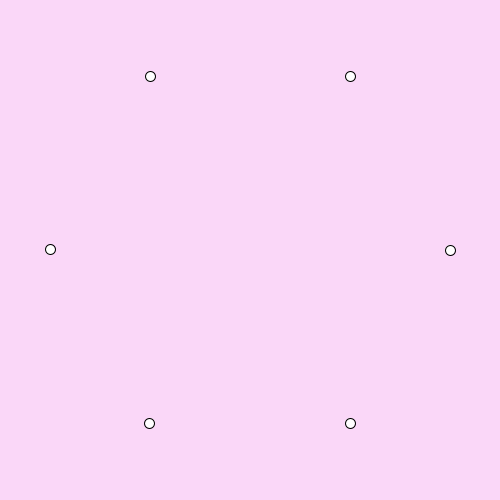
Frame 1 (no input)
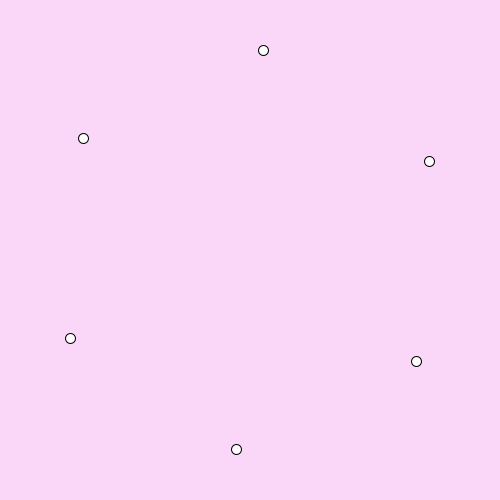
Frame 60 (the mouse pressed at the canvas centre just before this capture)
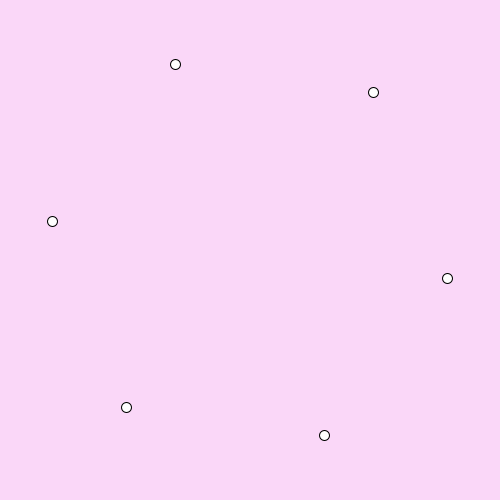
Frame 120 (the mouse held since frame 60 and released just before this capture)

The Processing sketch that drew these frames (run headless with seeded random() and noise(); from frame 60 on, the mouse is pressed at the canvas centre):

// Processing sketch: week12_1
// ── week12_1.pde
//week12-1 好玩的程式設計 三角函數(卡牌旋轉、地鼠冒出來)
void setup(){//設定
  size(500,500);//視窗大小
}
float a=0;//angle角度
void draw(){//畫圖(每秒60圖
  //float x=250+cos(a)*200,y=250+sin(a)*200;
  //ellipse(x,y,10,10)//x座標cos(a)y座標sin(a)
  //a+=0.01;角度慢慢增加
  background(#FAD7F8);
  for(int i=0;i<6;i++){
    float x=250+cos(a+i*PI/3)*200,y=250+sin(a+i*PI/3)*200;
    ellipse(x,y,10,10);
  }
  a+=0.01;//角度慢慢增加
}
